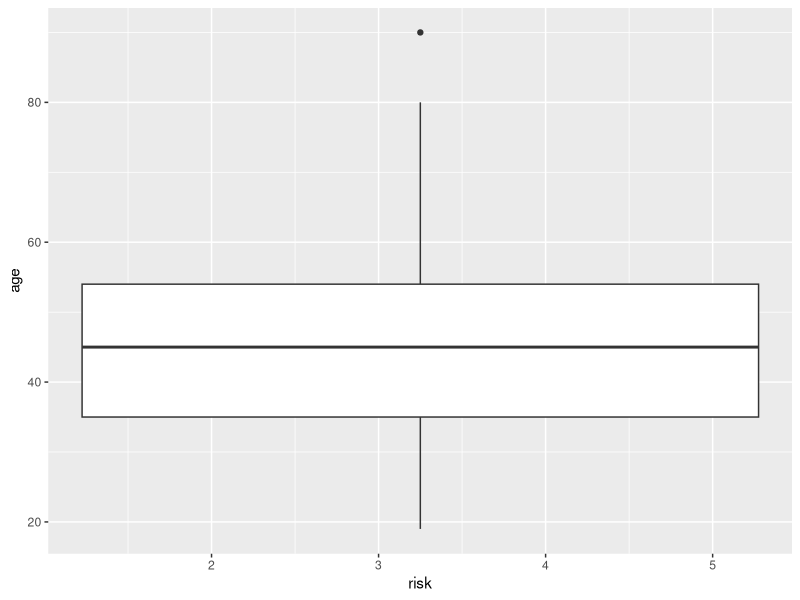

Write R code to recreate this figure.
library(tidyverse)
library(here)
mydata3 <- read_delim(here("DATA", "mydata_joined2024-09-12.txt"))
mydata3

# Plot the risk score change with age of the patients?

ggplot(data = mydata3) +
  aes(
    x = risk,
    y = age,
  ) +
  geom_boxplot()

